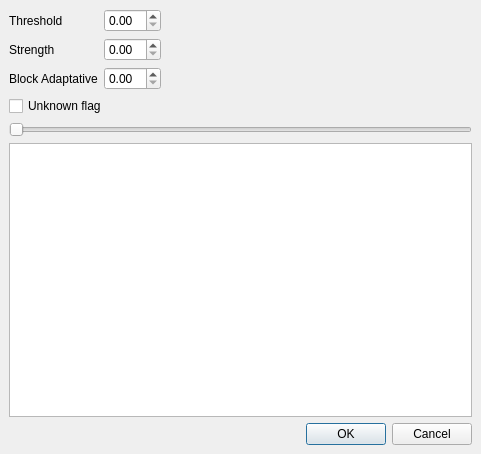
<ui version="4.0" >
 <class>Dialog</class>
 <widget class="QDialog" name="Dialog" >
  <property name="geometry" >
   <rect>
    <x>0</x>
    <y>0</y>
    <width>481</width>
    <height>454</height>
   </rect>
  </property>
  <property name="windowTitle" >
   <string>ASharp</string>
  </property>
  <layout class="QGridLayout" >
   <property name="margin" >
    <number>9</number>
   </property>
   <property name="spacing" >
    <number>6</number>
   </property>
   <item row="3" column="3" >
    <spacer>
     <property name="orientation" >
      <enum>Qt::Horizontal</enum>
     </property>
     <property name="sizeHint" >
      <size>
       <width>40</width>
       <height>20</height>
      </size>
     </property>
    </spacer>
   </item>
   <item row="2" column="3" >
    <spacer>
     <property name="orientation" >
      <enum>Qt::Horizontal</enum>
     </property>
     <property name="sizeHint" >
      <size>
       <width>40</width>
       <height>20</height>
      </size>
     </property>
    </spacer>
   </item>
   <item row="1" column="3" >
    <spacer>
     <property name="orientation" >
      <enum>Qt::Horizontal</enum>
     </property>
     <property name="sizeHint" >
      <size>
       <width>40</width>
       <height>20</height>
      </size>
     </property>
    </spacer>
   </item>
   <item row="0" column="3" >
    <spacer>
     <property name="orientation" >
      <enum>Qt::Horizontal</enum>
     </property>
     <property name="sizeHint" >
      <size>
       <width>40</width>
       <height>20</height>
      </size>
     </property>
    </spacer>
   </item>
   <item row="4" column="0" colspan="4" >
    <widget class="QSlider" name="horizontalSlider" >
     <property name="orientation" >
      <enum>Qt::Horizontal</enum>
     </property>
    </widget>
   </item>
   <item row="6" column="1" colspan="3" >
    <widget class="QDialogButtonBox" name="buttonBox" >
     <property name="orientation" >
      <enum>Qt::Horizontal</enum>
     </property>
     <property name="standardButtons" >
      <set>QDialogButtonBox::Cancel|QDialogButtonBox::NoButton|QDialogButtonBox::Ok</set>
     </property>
    </widget>
   </item>
   <item row="5" column="0" colspan="4" >
    <widget class="QGraphicsView" name="graphicsView" />
   </item>
   <item row="1" column="0" >
    <widget class="QLabel" name="label_2" >
     <property name="text" >
      <string>Strength</string>
     </property>
    </widget>
   </item>
   <item row="0" column="0" >
    <widget class="QLabel" name="label" >
     <property name="text" >
      <string>Threshold</string>
     </property>
    </widget>
   </item>
   <item row="2" column="0" colspan="2" >
    <widget class="QLabel" name="label_3" >
     <property name="text" >
      <string>Block Adaptative</string>
     </property>
    </widget>
   </item>
   <item row="3" column="0" colspan="3" >
    <widget class="QCheckBox" name="checkBox" >
     <property name="text" >
      <string>Unknown flag</string>
     </property>
    </widget>
   </item>
   <item row="0" column="2" >
    <widget class="QDoubleSpinBox" name="doubleSpinBoxTreshold" />
   </item>
   <item row="1" column="2" >
    <widget class="QDoubleSpinBox" name="doubleSpinBoxStrength" />
   </item>
   <item row="2" column="2" >
    <widget class="QDoubleSpinBox" name="doubleSpinBoxBlock" />
   </item>
  </layout>
 </widget>
 <resources/>
 <connections>
  <connection>
   <sender>buttonBox</sender>
   <signal>accepted()</signal>
   <receiver>Dialog</receiver>
   <slot>accept()</slot>
   <hints>
    <hint type="sourcelabel" >
     <x>248</x>
     <y>254</y>
    </hint>
    <hint type="destinationlabel" >
     <x>157</x>
     <y>274</y>
    </hint>
   </hints>
  </connection>
  <connection>
   <sender>buttonBox</sender>
   <signal>rejected()</signal>
   <receiver>Dialog</receiver>
   <slot>reject()</slot>
   <hints>
    <hint type="sourcelabel" >
     <x>316</x>
     <y>260</y>
    </hint>
    <hint type="destinationlabel" >
     <x>286</x>
     <y>274</y>
    </hint>
   </hints>
  </connection>
 </connections>
</ui>
